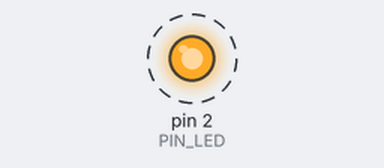
A sketch run on a simulated Arduino Uno, built with avr-gcc and run on an emulated ATmega328P. Shown: output pins drawn as LEDs (lit = HIGH). Dashed ring = blinking.

Above: at 0.5 s.
Timing chart, 0 to 4.6 s (numbered marks = the images above):
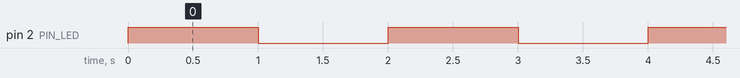

Measured:
- by itself, pin 2 (PIN_LED): alternates HIGH for 1.0 s and LOW for 1.0 s, 20 changes in all, then stays LOW

The sketch:

blinkLED.ino
```cpp
/* SAME CODE AS THE BLINKING GPIO PIN 2 LED */
#define PIN_LED 2
int count = 0;
// the setup function runs once when you press reset or power the board
void setup() {
 // initialize digital pin LED_BUILTIN as an output.
  pinMode(PIN_LED, OUTPUT);
}
// the loop function runs over and over again forever
void loop() {
  while (count < 10){
  digitalWrite(PIN_LED, HIGH); // turn the LED on (HIGH is the voltage level)
  delay(1000); // wait for a second
  digitalWrite(PIN_LED, LOW); // turn the LED off by making the voltage LOW
  delay(1000);
  count++;
  if (count == 10){
    break;
  }
  }
}
```
